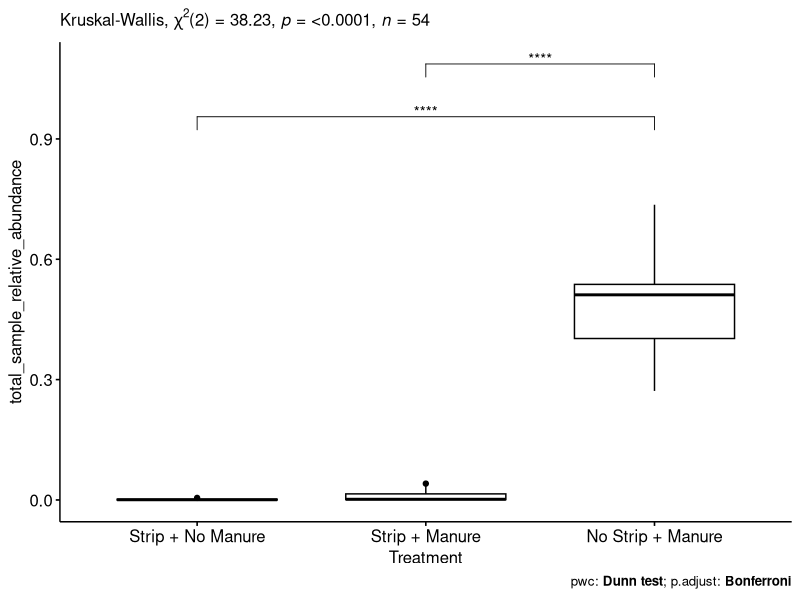
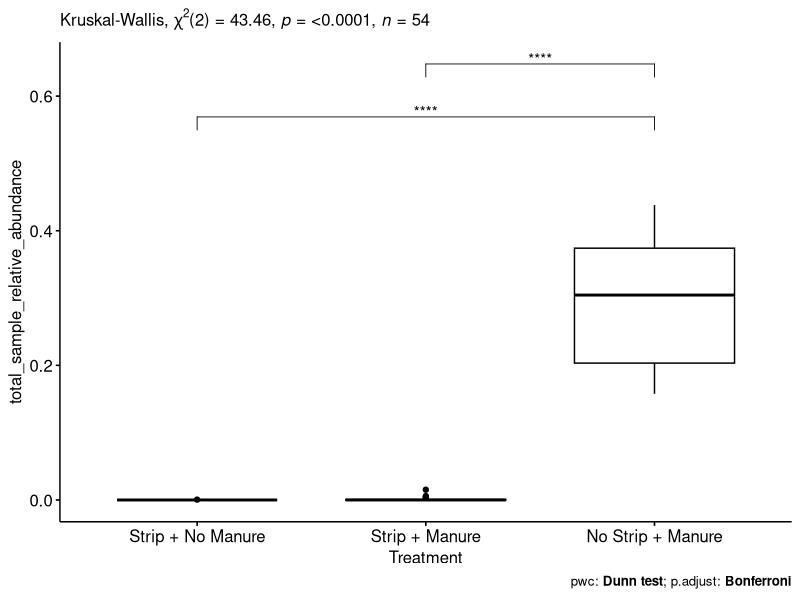

The R script that drew these images, in order:
library(readxl)
library(tidyverse)
library(ggpubr)
library(rstatix)

data <- read_excel("Armstrong_qPCR_processed.xlsx")

water <- subset(data, Matrix == "Water")
sediment <- subset(data, Matrix == "Sediment")

#Cumulative Abundance
cumulative_abundance_water <- water %>%
  group_by(Plot, Time, Treatment) %>% 
  summarise(total_sample_relative_abundance = sum(Relative_Abundance)) %>%
  ungroup() %>%
  reorder_levels(Treatment, order = c("Strip + No Manure", "Strip + Manure", "No Strip + Manure"))
cumulative_abundance_sediment <- sediment %>%
  group_by(Plot, Time, Treatment) %>% 
  summarise(total_sample_relative_abundance = sum(Relative_Abundance)) %>%
  ungroup() %>%
  reorder_levels(Treatment, order = c("Strip + No Manure", "Strip + Manure", "No Strip + Manure"))

#Kruskal-Wallis
kruskal.test(total_sample_relative_abundance ~ Treatment, data = cumulative_abundance_water)
kruskal.test(total_sample_relative_abundance ~ Treatment, data = cumulative_abundance_sediment)

#Dunn Test (Option 1)
#Code from https://www.datanovia.com/en/lessons/kruskal-wallis-test-in-r/
res.kruskal_water <- cumulative_abundance_water %>% 
  kruskal_test(total_sample_relative_abundance ~ Treatment)
res.kruskal_water

pwc_water <- cumulative_abundance_water %>% dunn_test(total_sample_relative_abundance ~ Treatment,
                                       p.adjust.method = "bonferroni") 
pwc_water

pwc_water <- pwc_water %>% add_xy_position(x = "Treatment")
plot_water <- ggboxplot(cumulative_abundance_water, x = "Treatment", y = "total_sample_relative_abundance") +
  stat_pvalue_manual(pwc_water, hide.ns = TRUE) +
  labs(
    subtitle = get_test_label(res.kruskal_water, detailed = TRUE),
    caption = get_pwc_label(pwc_water)
  )

plot_water

res.kruskal_sediment <- cumulative_abundance_sediment %>% 
  kruskal_test(total_sample_relative_abundance ~ Treatment)
res.kruskal_sediment

pwc_sediment <- cumulative_abundance_sediment %>% dunn_test(total_sample_relative_abundance ~ Treatment,
                                       p.adjust.method = "bonferroni") 
pwc_sediment

pwc_sediment <- pwc_sediment %>% add_xy_position(x = "Treatment")
plot_sediment <- ggboxplot(cumulative_abundance_sediment, x = "Treatment", y = "total_sample_relative_abundance") +
  stat_pvalue_manual(pwc_sediment, hide.ns = TRUE) +
  labs(
    subtitle = get_test_label(res.kruskal_sediment, detailed = TRUE),
    caption = get_pwc_label(pwc_sediment)
  )

plot_sediment
